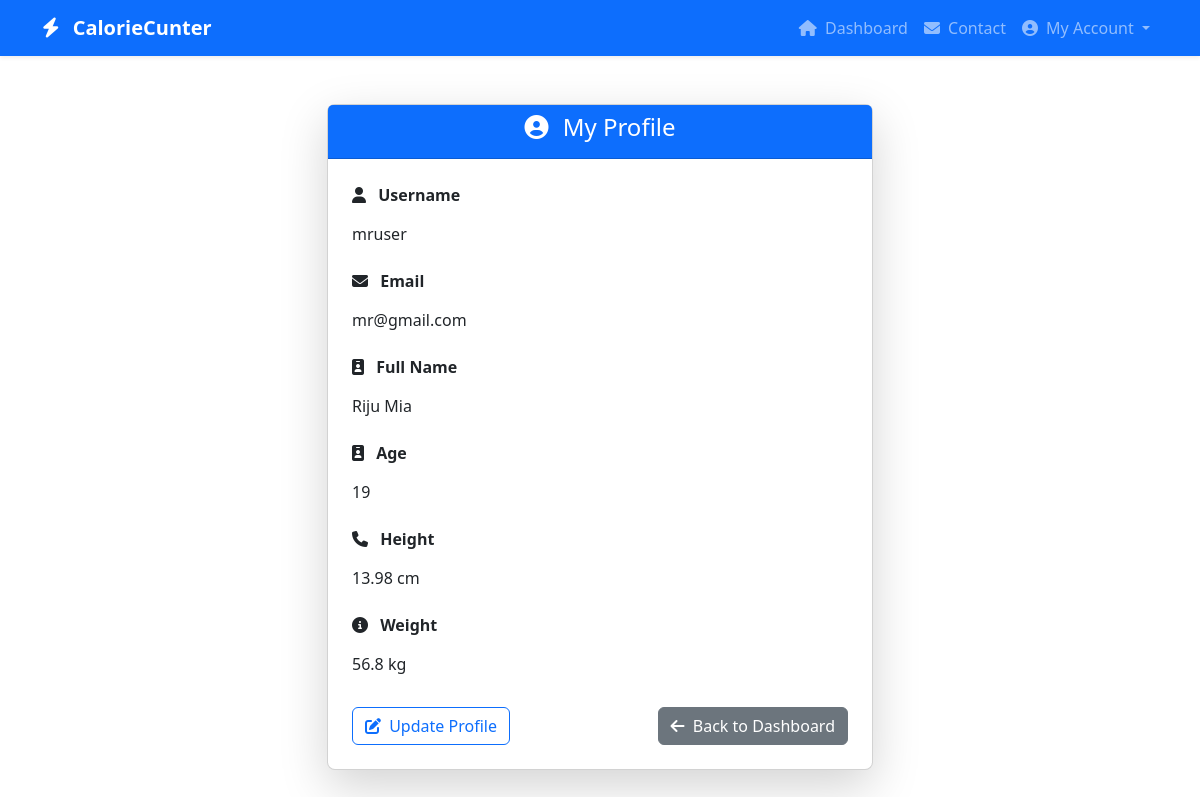
Screenshot of /profile/ (signed in) with the database file from the repository.
### CalorieCounterApp/models.py (models this page shows, shortened)
class CustomUserAuthModel(AbstractUser):
    def __str__(self):
        return self.username

class UserProfileModel(models.Model):
    user = models.OneToOneField(CustomUserAuthModel, on_delete=models.CASCADE, null=True, related_name='user_profile')
    name = models.CharField(max_length=200, null=True)
    age = models.PositiveIntegerField(null=True)
    gender = models.CharField(choices=[
        ('Male', "Male"),
        ('Female', 'Female'),
    ], max_length=10, null=True)
    height = models.FloatField(null=True)
    weight = models.FloatField(null=True)

### CalorieCounterApp/views.py (the view)
# urls.py: path('profile/', profile, name='profile'),
def profile(request):
    return render(request, 'profile.html')

### CalorieCounterApp/templates/profile.html (shortened to what this page needs)
{% extends 'master/base.html' %}
{% block content %}
<div class="container py-5">
  <div class="row justify-content-center">
    <div class="col-md-8 col-lg-6">
      <div class="card shadow-lg rounded-3">
        <div class="card-header bg-primary text-white text-center">
          <h4><i class="fa fa-user-circle me-2"></i> My Profile</h4>
        </div>
        <div class="card-body p-4">
          <div class="mb-3">
            <label class="form-label fw-bold"><i class="fa fa-user me-2"></i> Username</label>
            <p class="form-control-plaintext">{{ request.user.username }}</p>
          </div>
          <div class="mb-3">
            <label class="form-label fw-bold"><i class="fa fa-envelope me-2"></i> Email</label>
            <p class="form-control-plaintext">{{ request.user.email }}</p>
          </div>
          <div class="mb-3">
            <label class="form-label fw-bold"><i class="fa fa-id-badge me-2"></i> Full Name</label>
            <p class="form-control-plaintext">{{ request.user.first_name }} {{ request.user.user_profile.name }}</p>
          </div>
          <div class="mb-3">
            <label class="form-label fw-bold"><i class="fa fa-id-badge me-2"></i> Age</label>
            <p class="form-control-plaintext">{{ request.user.first_name }} {{ request.user.user_profile.age }}</p>
          </div>
          {% if request.user.user_profile.height %}
          <div class="mb-3">
            <label class="form-label fw-bold"><i class="fa fa-phone me-2"></i> Height</label>
            <p class="form-control-plaintext">{{ request.user.user_profile.height }} cm</p>
          </div>
          {% endif %}
          {% if request.user.user_profile.weight %}
          <div class="mb-3">
            <label class="form-label fw-bold"><i class="fa fa-info-circle me-2"></i> Weight</label>
            <p class="form-control-plaintext">{{ request.user.user_profile.weight }} kg</p>
          </div>
          {% endif %}
          <div class="d-flex justify-content-between mt-4">
            <a href="{% url 'profileUpdate' %}" class="btn btn-outline-primary">
              <i class="fa fa-edit me-1"></i> Update Profile
            </a>
            <a href="{% url 'dashboard' %}" class="btn btn-secondary">
              <i class="fa fa-arrow-left me-1"></i> Back to Dashboard
            </a>
          </div>
        </div>
      </div>
    </div>
  </div>
</div>
{% endblock content %}

### rows the page displays
CustomUserAuthModel: user.username "mruser", user.email "mr@gmail.com", user.user_profile.name "Riju Mia", user.user_profile.age "19", user.user_profile.height "13.98", user.user_profile.weight "56.8"
